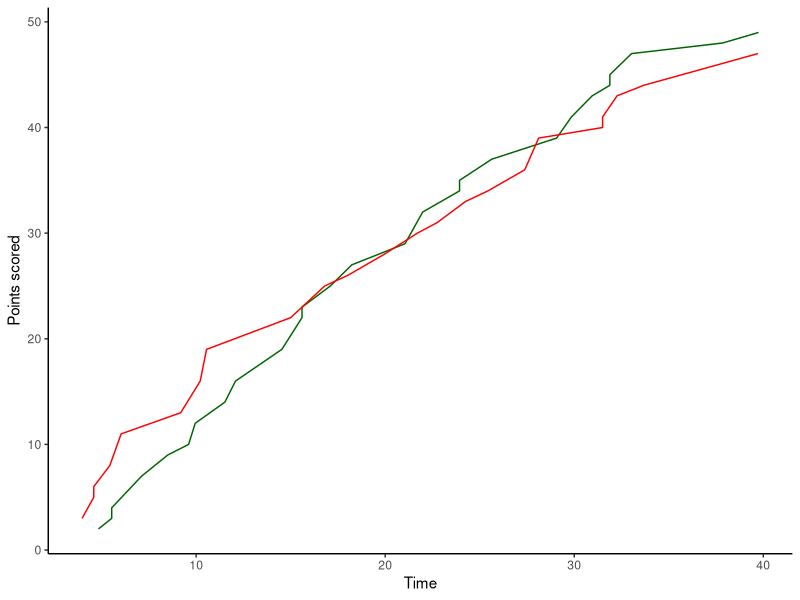

R code for this plot:
#Schnabel Biocomputing Exercise 10

setwd("~/Desktop/IntrotoBiocomputing/BiocomputingEx10-main") 

#load necessary packages
library(ggplot2)
library(cowplot)

#Question 1. Generate a line graph depicting the cumulative 
#score for each team as a function of time in the game (see below).

#read in data 
gamedata<- read.table("UWvMSU_1-22-13.txt",header = TRUE)

#set up data frames 
columns<-c("Time","Points") 
UW<- data.frame(matrix(nrow=nrow(gamedata[gamedata$team =='UW',]), ncol=2)) #this creates an empty data frame with 
#2 columns, and rows for the number of times that UW scores 
colnames(UW)<-columns #to create the column names for the data frame
MSU<- data.frame(matrix(nrow=nrow(gamedata[gamedata$team =='MSU',]), ncol=2)) #this creates an empty data frame with 
#2 columns, and rows for the number of times that MSU scores 
colnames(MSU)<-columns #to create the column names for the data frame

#creating the variables for the for loop 
UW_Time<-0
UW_Score<-0
MSU_Time<-0
MSU_Score<-0
RowUW<-0
RowMSU<-0

#for loop to add cumulative score for each team over time 
for (i in 1:nrow(gamedata)){
  if(gamedata$team[i]=="UW"){
    UW_Time<-gamedata$time[i]
    UW_Score<-UW_Score + gamedata$score[i]
  RowUW<-RowUW+1
  UW$Time[RowUW]<-UW_Time
  UW$Points[RowUW]<-UW_Score
}else{
  MSU_Time<-gamedata$time[i]
  MSU_Score<-MSU_Score + gamedata$score[i]
  RowMSU<-RowMSU+1
  MSU$Time[RowMSU]<-MSU_Time
  MSU$Points[RowMSU]<-MSU_Score
}
}

#generate graph to depict cumulative score of each team as a function of time
cumulative_score<-ggplot()+
  geom_line(data=MSU, aes(x=Time,y=Points), color="Dark Green")+
  geom_line(data=UW, aes(x=Time,y=Points), color="Red")+
  ylab("Points scored") +
  theme_classic()
  ggtitle("UW vs MSU")
  
  #display graph
  cumulative_score

#Question 2 Generates "Guess my number" game 
  #computer generates a random number between 1 and 100
  thenumber<-as.integer(sample(1:100,1))
  #construct for loop that allows ten guesses 
  for (i in 1:10){
    guess<-readline("Type a number ")
    if (guess<thenumber){
      print("Higher")
    } else if (guess>thenumber){
      print("Lower")
    }else {
      print("Correct!")
      break #game ends, as user has correctly guessed the number
    }
    }
  

  
